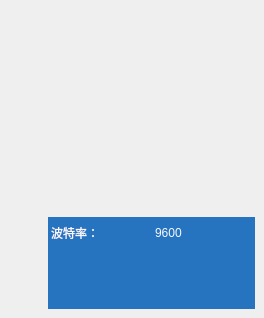
        <widget class="QWidget" name="page_9">
         <widget class="QLabel" name="label_56">
          <property name="geometry">
           <rect>
            <x>48</x>
            <y>20</y>
            <width>207</width>
            <height>198</height>
           </rect>
          </property>
          <property name="styleSheet">
           <string notr="true">border-image: url(:/LCD_CS351/LCD_CS351/35_all/50.bmp);</string>
          </property>
          <property name="text">
           <string/>
          </property>
         </widget>
         <widget class="QWidget" name="widget_2" native="true">
          <property name="geometry">
           <rect>
            <x>48</x>
            <y>217</y>
            <width>207</width>
            <height>92</height>
           </rect>
          </property>
          <property name="styleSheet">
           <string notr="true">background-color: rgb(38, 115, 191);
color: rgb(248, 248, 255);</string>
          </property>
          <widget class="QWidget" name="layoutWidget7">
           <property name="geometry">
            <rect>
             <x>3</x>
             <y>0</y>
             <width>201</width>
             <height>31</height>
            </rect>
           </property>
           <layout class="QHBoxLayout" name="horizontalLayout_15">
            <item>
             <widget class="QLabel" name="label_55">
              <property name="styleSheet">
               <string notr="true">font: 14pt &quot;黑体&quot;;</string>
              </property>
              <property name="text">
               <string>波特率：</string>
              </property>
             </widget>
            </item>
            <item>
             <widget class="QLabel" name="label_BarcodeGun">
              <property name="styleSheet">
               <string notr="true">font: 14pt &quot;黑体&quot;;</string>
              </property>
              <property name="text">
               <string>9600</string>
              </property>
             </widget>
            </item>
           </layout>
          </widget>
         </widget>
        </widget>
